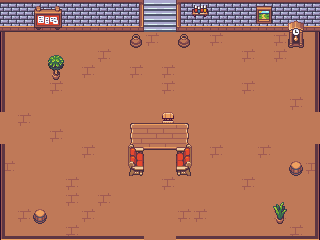

Tiled map render using the project's own tile images. Description and the whole map definition, tile-layer contents included, below:
An orthogonal 20x15 tile map with 16x16 px tiles, 3 tile layers (Desen Katmanı 1, Desen Katmanı 3, Desen Katmanı 2).

<map version="1.10" tiledversion="1.12.1" orientation="orthogonal" renderorder="right-down" width="20" height="15" tilewidth="16" tileheight="16" infinite="0" nextlayerid="4" nextobjectid="1">
 <tileset firstgid="1" source="interior_tiles.tsx" />
 <layer id="1" name="Desen Katmanı 1" width="20" height="15">
  <data encoding="csv">
97,97,97,97,97,97,97,97,97,391,391,97,97,97,97,97,97,97,97,97,
145,145,145,145,145,145,145,145,145,391,391,145,145,145,145,145,145,145,145,145,
289,289,289,289,289,289,289,289,289,290,289,289,289,290,289,289,289,290,289,289,
289,289,289,289,289,289,290,289,289,289,289,289,289,289,289,290,289,290,289,289,
289,289,289,289,289,290,289,289,290,289,290,289,289,289,289,289,289,289,289,289,
289,289,289,290,289,289,289,289,289,289,290,289,289,289,289,290,289,289,289,289,
289,289,289,289,289,289,289,289,289,289,289,289,289,289,289,289,289,289,290,289,
289,290,289,289,289,289,289,289,289,289,289,289,289,289,289,289,289,289,289,289,
289,289,289,290,289,289,289,289,289,290,289,289,289,289,289,289,289,289,289,289,
289,289,289,289,289,290,289,289,289,289,289,290,289,290,289,289,290,289,289,289,
290,289,289,289,289,289,289,289,289,289,289,289,289,289,289,289,289,289,289,290,
289,289,289,289,290,289,289,289,289,289,290,289,289,289,289,290,289,289,289,289,
289,289,289,289,290,289,290,289,289,289,289,289,289,289,289,289,289,289,289,289,
289,290,289,289,289,290,289,289,289,289,289,290,290,289,289,289,289,290,289,289,
289,289,289,289,290,289,289,289,289,289,289,289,289,289,289,289,289,289,290,289
</data>
 </layer>
 <layer id="3" name="Desen Katmanı 3" width="20" height="15">
  <data encoding="csv">
0,0,0,0,0,0,0,0,0,0,0,0,0,0,0,0,0,0,0,0,
0,0,0,0,0,0,0,0,0,0,0,0,0,0,0,0,0,0,0,0,
0,0,0,0,0,0,0,0,0,0,0,0,0,0,0,0,0,0,0,0,
0,0,0,0,0,0,0,0,0,0,0,0,0,0,0,0,0,0,0,0,
0,0,0,0,0,0,0,0,0,0,0,0,0,0,0,0,0,0,0,0,
0,0,0,0,0,0,0,0,0,0,0,0,0,0,0,0,0,0,0,0,
0,0,0,0,0,0,0,0,0,0,0,0,0,0,0,0,0,0,0,0,
0,0,0,0,0,0,0,0,0,0,352,0,0,0,0,0,0,0,0,0,
0,0,0,0,0,0,0,0,0,0,0,0,0,0,0,0,0,0,0,0,
0,0,0,0,0,0,0,0,0,0,0,0,0,0,0,0,0,0,0,0,
0,0,0,0,0,0,0,0,0,0,0,0,0,0,0,0,0,0,0,0,
0,0,0,0,0,0,0,0,0,0,0,0,0,0,0,0,0,0,0,0,
0,0,0,0,0,0,0,0,0,0,0,0,0,0,0,0,0,0,0,0,
0,0,0,0,0,0,0,0,0,0,0,0,0,0,0,0,0,0,0,0,
0,0,0,0,0,0,0,0,0,0,0,0,0,0,0,0,0,0,0,0
</data>
 </layer>
 <layer id="2" name="Desen Katmanı 2" width="20" height="15">
  <data encoding="csv">
0,0,555,556,0,0,0,0,196,0,0,194,494,0,0,0,491,0,0,0,
0,0,603,604,0,0,0,0,244,0,0,242,542,0,0,0,539,0,654,0,
629,0,0,0,0,0,0,0,644,0,0,644,0,0,0,0,0,0,702,625,
629,0,0,545,0,0,0,0,0,0,0,0,0,0,0,0,0,0,0,625,
629,0,0,593,0,0,0,0,0,0,0,0,0,0,0,0,0,0,0,625,
629,0,0,0,0,0,0,0,0,0,0,0,0,0,0,0,0,0,0,625,
629,0,0,0,0,0,0,0,0,0,0,0,0,0,0,0,0,0,0,625,
0,0,0,0,0,0,0,0,205,206,206,207,0,0,0,0,0,0,0,0,
0,0,0,0,0,0,0,0,253,254,254,255,0,0,0,0,0,0,0,0,
629,0,0,0,0,0,0,0,589,302,302,590,0,0,0,0,0,0,0,625,
629,0,0,0,0,0,0,0,637,0,0,638,0,0,0,0,0,0,738,625,
629,0,0,0,0,0,0,0,0,0,0,0,0,0,0,0,0,0,0,625,
629,0,0,0,0,0,0,0,0,0,0,0,0,0,0,0,0,641,0,625,
629,0,738,0,0,0,0,0,0,0,0,0,0,0,0,0,0,689,0,625,
580,531,531,531,531,531,531,531,531,0,0,531,531,531,531,531,531,531,531,578
</data>
 </layer>
</map>
